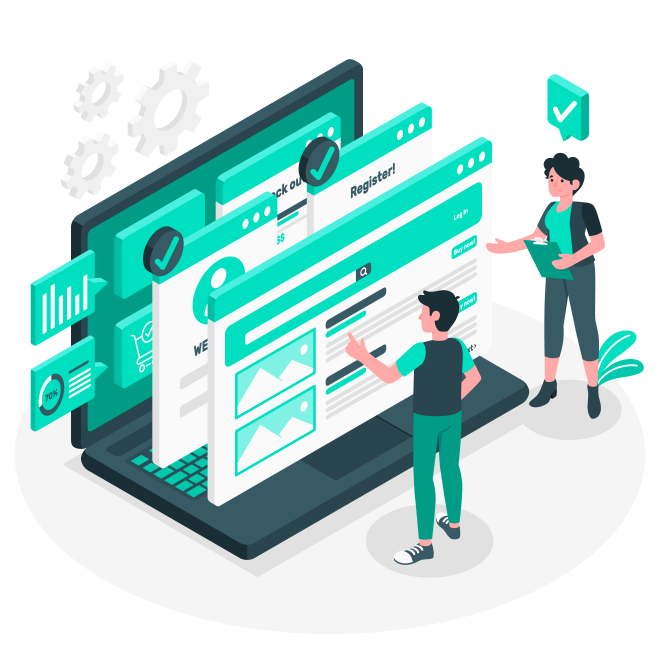
#> input picture images/3610761.jpg, 2000 x 2000 px (shown at 1/3 size); its folder holds 4 pictures in this run
$ python optimize_assets.py
#> lines starting #> are read from the running program, lines starting #| are printed output that depends on the picture
import os
import re
import shutil
import urllib.parse
from PIL import Image

# --- CONFIGURATION ---
WORKSPACE_DIR = os.path.abspath(os.path.join(os.path.dirname(__file__), ".."))
IMAGES_DIR = os.path.join(WORKSPACE_DIR, "images")
BACKUP_DIR = os.path.join(WORKSPACE_DIR, "images_backup")
HTML_DIR = os.path.join(WORKSPACE_DIR, "html")
COMPONENTS_DIR = os.path.join(WORKSPACE_DIR, "components")
CSS_DIR = os.path.join(WORKSPACE_DIR, "CSS")

# Create backup directory if it doesn't exist
os.makedirs(BACKUP_DIR, exist_ok=True)

# Helper to sanitize output filename (e.g. replace spaces and special characters with underscores)
def sanitize_filename(filename):
    name, ext = os.path.splitext(filename)
    # Replace spaces, parentheses, special characters with underscores
    clean_name = re.sub(r'[^a-zA-Z0-9_\-]', '_', name)
    # Replace multiple underscores with single underscore
    clean_name = re.sub(r'_+', '_', clean_name).strip('_')
    return clean_name + ".webp"

# Category rules: returns target (max_width, quality)
def get_target_rules(filename):
    filename_lower = filename.lower()
    # 1. Avatars/Team members (need to be small)
    if any(x in filename_lower for x in ["avatar", "priyanka", "subhendu", "pradyumn", "sibuna"]):
        return 300, 80
    # 2. Logos (need to stay crisp)
    elif "pabitra" in filename_lower:
        return 500, 90
    # 3. Heros & large background graphics
    elif any(x in filename_lower for x in ["hero", "about", "bg", "smo", "seo", "banner", "world-map"]):
        return 1920, 82
    # 4. Standard illustrations/images
    else:
        return 1200, 82

# --- STEP 1: OPTIMIZE IMAGES AND BUILD FILE MAP ---
filename_map = {}
total_original_size = 0
total_new_size = 0

print("Scanning images for optimization...")
for root, dirs, files in os.walk(IMAGES_DIR):
    # Only process files in the root of the images/ folder (skip subdirectories)
    if root != IMAGES_DIR:
        continue

    for file in files:
        ext = os.path.splitext(file)[1].lower()
        if ext not in [".jpg", ".jpeg", ".png"]:
            continue

        src_path = os.path.join(IMAGES_DIR, file)
        clean_name = sanitize_filename(file)
        dest_path = os.path.join(IMAGES_DIR, clean_name)

        orig_size = os.path.getsize(src_path)
        total_original_size += orig_size

        max_width, quality = get_target_rules(file)

        success = False
        try:
            with Image.open(src_path) as img:
#> img is the input picture: PIL image 2000x2000 RGB; mean R, G, B 188.8, 222.9, 219.6
                orig_width, orig_height = img.size
#> orig_width = 2000; orig_height = 2000

                # Handle transparency for PNGs
                if img.mode in ('RGBA', 'LA') or (img.mode == 'P' and 'transparency' in img.info):
                    # Keep RGBA mode
                    pass
                else:
                    img = img.convert('RGB')

                # Resize if width exceeds max_width
                if orig_width > max_width:
                    ratio = max_width / float(orig_width)
#> ratio = 0.6
                    new_height = int(float(orig_height) * ratio)
#> new_height = 1200
                    img = img.resize((max_width, new_height), Image.Resampling.LANCZOS)
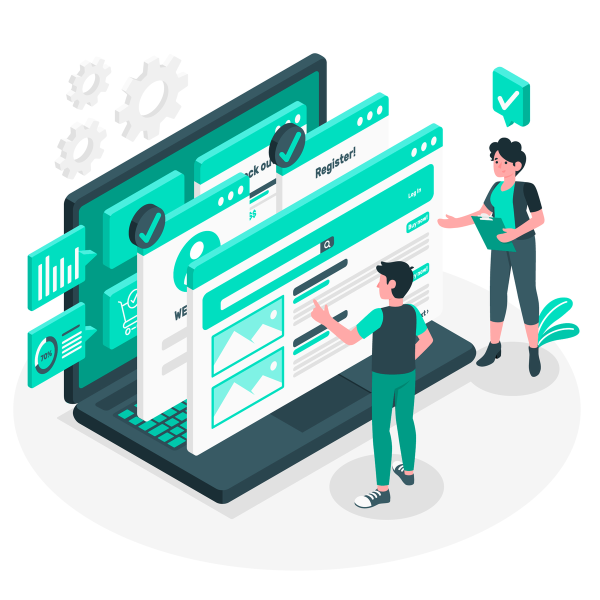
#> img: PIL image 1200x1200 RGB (shown at 1/2 size); mean R, G, B 188.8, 222.9, 219.6
                    print(f"  [Resize] {file} -> {clean_name} ({orig_width}x{orig_height} to {max_width}x{new_height})")
#|   [Resize] 3610761.jpg -> 3610761.webp (2000x2000 to 1200x1200)
                else:
                    print(f"  [Compress] {file} -> {clean_name} ({orig_width}x{orig_height})")

                img.save(dest_path, 'WEBP', quality=quality)
                success = True
        except Exception as e:
            print(f"  Error processing {file}: {e}")

        if success:
            new_size = os.path.getsize(dest_path)
            total_new_size += new_size

            # Record mapping
            filename_map[file] = clean_name
            # Also record URL encoded mapping (e.g. spaces replaced by %20)
            url_encoded = urllib.parse.quote(file)
            if url_encoded != file:
                filename_map[url_encoded] = clean_name

            # Move original file to backup directory
            backup_path = os.path.join(BACKUP_DIR, file)
            if os.path.exists(backup_path):
                os.remove(backup_path) # Overwrite existing backup if running again
            shutil.move(src_path, backup_path)

print(f"\nImage optimization complete!")
print(f"Original Total: {total_original_size / (1024*1024):.2f} MB")
print(f"Optimized Total: {total_new_size / (1024*1024):.2f} MB")
print(f"Savings: {(total_original_size - total_new_size) / (1024*1024):.2f} MB ({(total_original_size - total_new_size) / (total_original_size + 1e-9) * 100:.1f}% reduction)\n")

# --- STEP 2: PARSE HTML IMG TAGS AND INJECT METADATA ---
# [71 lines left out: function process_html_img_tags, not called in this run]

# --- STEP 3: SCAN FILES AND REWRITE REFERENCES ---
print("Rewriting image references and updating HTML metadata...")

# Find all HTML and CSS files recursively
files_to_update = []
blacklist_dirs = ["node_modules", "images_backup", ".git", ".github"]

for root, dirs, files in os.walk(WORKSPACE_DIR):
    # Filter out blacklisted directories
    dirs[:] = [d for d in dirs if d not in blacklist_dirs]

    for file in files:
        ext = os.path.splitext(file)[1].lower()
        if ext in [".html", ".css"]:
            files_to_update.append(os.path.join(root, file))

updated_files_count = 0

for file_path in files_to_update:
    try:
        with open(file_path, "r", encoding="utf-8") as f:
            content = f.read()

        original_content = content

        # Replace old image references with optimized WebP filenames
        for orig, new_webp in filename_map.items():
            # Match the exact file name (e.g. hero image.png or hero%20image.png)
            content = content.replace(orig, new_webp)

        # If it is an HTML file, process img tags to inject width, height, loading, alt
        if file_path.endswith(".html"):
            content = process_html_img_tags(content)

        # If content changed, save it
        if content != original_content:
            with open(file_path, "w", encoding="utf-8") as f:
                f.write(content)
            rel_path = os.path.relpath(file_path, WORKSPACE_DIR)
            print(f"  [Updated] {rel_path}")
            updated_files_count += 1

    except Exception as e:
        print(f"  Error updating file {file_path}: {e}")

print(f"\nFile references updated! Total files modified: {updated_files_count}")

# --- STEP 4: ADD IMAGES_BACKUP TO .GITIGNORE ---
gitignore_path = os.path.join(WORKSPACE_DIR, ".gitignore")
if os.path.exists(gitignore_path):
    with open(gitignore_path, "r", encoding="utf-8") as f:
        git_content = f.read()
    if "images_backup/" not in git_content:
        with open(gitignore_path, "a", encoding="utf-8") as f:
            f.write("\n# Image optimization backup folder\nimages_backup/\n")
        print("Added images_backup/ to .gitignore")
